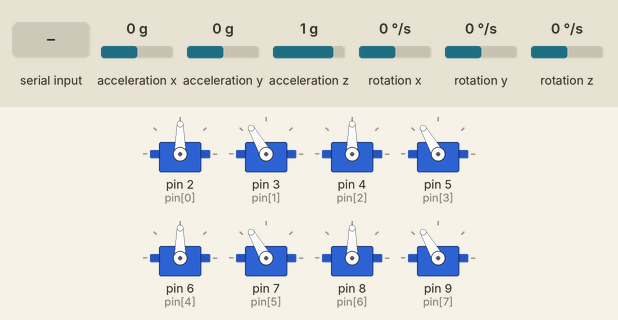
Recording of a sketch running on a simulated Arduino Uno, built with avr-gcc and run on an emulated ATmega328P. Shown: 8 × servo. The test bench sets the inputs (shaded band); at power-on: acceleration x 0 g, acceleration y 0 g, acceleration z 1 g, rotation x 0 °/s, rotation y 0 °/s, rotation z 0 °/s.

Above: at 1.2 s.
1.3 s: "F" received over Serial
At 3.1 s:
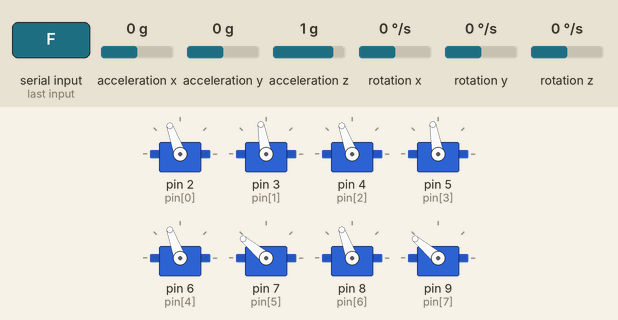
3.4 s: "M" received over Serial
At 4.3 s:
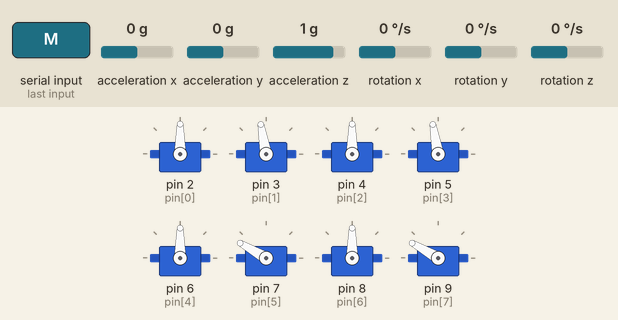
4.9 s: "D" received over Serial
At 5.4 s:
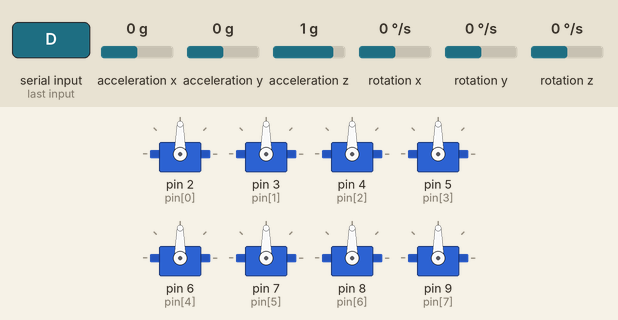
6.4 s: "S" received over Serial
At 7.6 s:
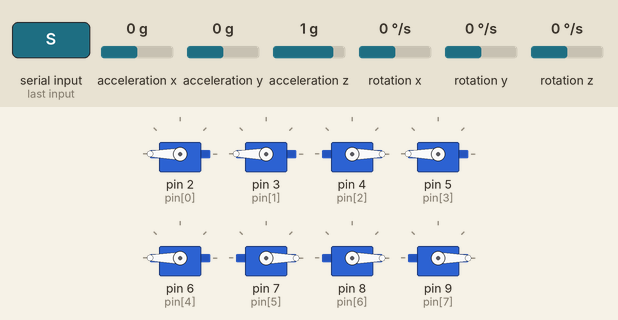
7.9 s: "B" received over Serial
At 9.5 s:
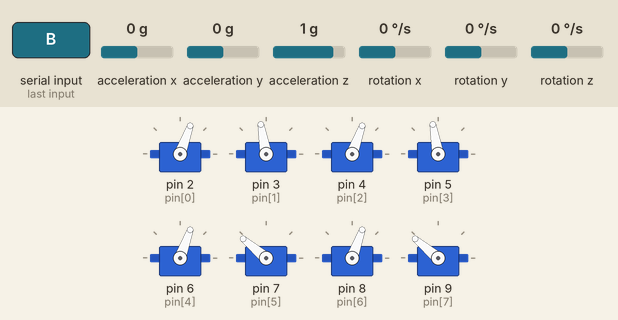
10.0 s: "L" received over Serial
At 10.22 s:
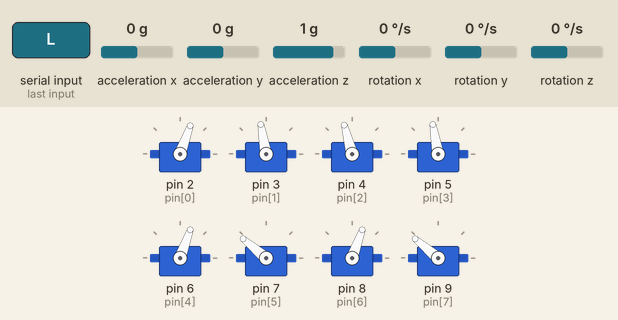
Timing chart, 0 to 13.0 s (numbered marks = the images above; inputs shaded):
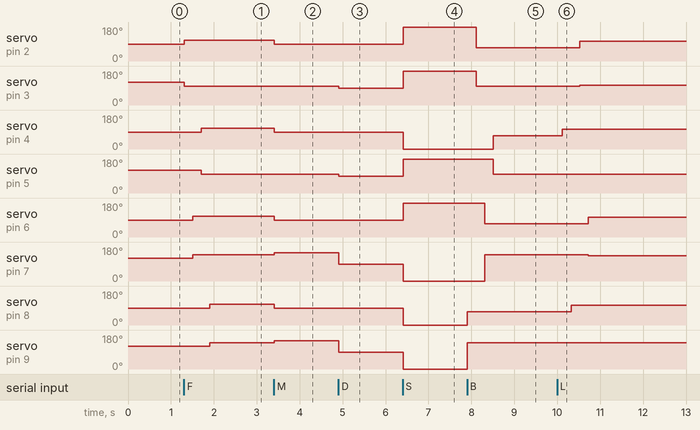

Measured:
- after the input at 1.3 s, servo on pin 2 (pin[0]): 90° → 110° at once; servo on pin 3 (pin[1]): 120° → 100° at once; servo on pin 4 (pin[2]): 90° → 110° after 0.41 s; servo on pin 5 (pin[3]): 120° → 100° after 0.41 s; servo on pin 6 (pin[4]): 90° → 110° after 0.21 s
- after the input at 3.4 s, servo on pin 2 (pin[0]), servo on pin 4 (pin[2]), servo on pin 6 (pin[4]), servo on pin 8 (pin[6]): 110° → 90° at once; servo on pin 7 (pin[5]), servo on pin 9 (pin[7]): 140° → 150° at once
- after the input at 4.9 s, servo on pin 3 (pin[1]), servo on pin 5 (pin[3]): 100° → 90° at once; servo on pin 7 (pin[5]), servo on pin 9 (pin[7]): 150° → 90° at once
- after the input at 6.4 s, servo on pin 2 (pin[0]), servo on pin 3 (pin[1]), servo on pin 5 (pin[3]), servo on pin 6 (pin[4]): 90° → 180° at once; servo on pin 4 (pin[2]), servo on pin 7 (pin[5]), servo on pin 8 (pin[6]), servo on pin 9 (pin[7]): 90° → 0° at once
- after the input at 7.9 s, servo on pin 2 (pin[0]): 180° → 70° after 0.21 s; servo on pin 3 (pin[1]): 180° → 100° after 0.21 s; servo on pin 4 (pin[2]): 0° → 70° after 0.61 s; servo on pin 5 (pin[3]): 180° → 100° after 0.61 s; servo on pin 6 (pin[4]): 180° → 70° after 0.41 s
- after the input at 10.0 s, servo on pin 2 (pin[0]): 70° → 105° after 0.52 s; servo on pin 3 (pin[1]): 100° → 105° after 0.52 s; servo on pin 4 (pin[2]): 70° → 105° after 0.12 s; servo on pin 6 (pin[4]): 70° → 105° after 0.72 s; servo on pin 7 (pin[5]): 140° → 135° after 0.72 s

The sketch:

initTest.ino
```cpp
#include <Servo.h>
#include <Wire.h>
#include <MPU6050.h>

MPU6050 mpu;

// Servo objects
Servo s[8];

// Servo pins order: FL_HIP, FL_KNEE, FR_HIP, FR_KNEE, BL_HIP, BL_KNEE, BR_HIP, BR_KNEE
const int pin[8] = {2,3,4,5,6,7,8,9};

// Sign maps:
int hipSign[4]  = {+1, -1, +1, -1};
int kneeSign[4] = {+1, +1, -1, -1};

// Servo trim offsets:
int trim[8] = {0,0,0,0,0,0,0,0};

// State machine
enum State {STOP, STAND, SIT, LAY, SLEEP, WALK_F, WALK_B, WALK_L, WALK_R};
State currentState = STOP;

// IMU readings
float pitch = 0, roll = 0;

// Balance gain
float kPitch = 0.8;
float kRoll  = 0.7;

// Pose variables
int standHip = 90;
int standKnee = 120; // medium stand (B)

// Gait step tracking
int gaitPhase = 0;
unsigned long gaitTimer = 0;
int gaitDelay = 200;

// Function prototypes
void poseStand();
void poseSit();
void poseLay();
void poseSleep();
void stopRobot();
void gaitForward();
void gaitBackward();
void gaitLeft();
void gaitRight();
void applyServos();
void balance();
void readIMU();
void parseBT(char c);

void setup() {
  Serial.begin(9600);
  Wire.begin();
  mpu.initialize();

  for(int i=0;i<8;i++){
    s[i].attach(pin[i]);
    s[i].write(90);
  }

  poseStand();
  currentState = STAND;
}

void loop() {
  if(Serial.available()) parseBT(Serial.read());

  readIMU();

  switch(currentState) {
    case STAND:  balance(); applyServos(); break;
    case SIT:    poseSit(); break;
    case LAY:    poseLay(); break;
    case SLEEP:  poseSleep(); break;
    case STOP:   stopRobot(); break;
    case WALK_F: gaitForward(); break;
    case WALK_B: gaitBackward(); break;
    case WALK_L: gaitLeft(); break;
    case WALK_R: gaitRight(); break;
  }
}

void poseStand() {
  int hip[4]  = {standHip, standHip, standHip, standHip};
  int knee[4] = {standKnee, standKnee, standKnee, standKnee};

  for(int i=0;i<4;i++) {
    s[i*2+0].write(hip[i] * hipSign[i] + 90 + trim[i*2+0]);
    s[i*2+1].write(knee[i] * kneeSign[i] + 90 + trim[i*2+1]);
  }
}

void poseSit() {
  int hip[4]  = {90, 90, 90, 90};
  int knee[4] = {100, 100, 150, 150}; // S2 style
  for(int i=0;i<4;i++) {
    s[i*2+0].write(hip[i] + trim[i*2+0]);
    s[i*2+1].write(knee[i] + trim[i*2+1]);
  }
}

void poseLay() {
  for(int i=0;i<8;i++) {
    s[i].write(90 + trim[i]);
  }
}

void poseSleep() {
  for(int i=0;i<8;i++) {
    s[i].detach(); // torque off (sleep)
  }
}

void stopRobot() {
  poseStand();
}

void parseBT(char c) {
  switch(c) {
    case 'A': currentState = STAND; break;
    case 'M': currentState = SIT; break;
    case 'D': currentState = LAY; break;
    case 'C': currentState = SLEEP; break;
    case 'S': currentState = STOP; break;
    case 'F': currentState = WALK_F; break;
    case 'B': currentState = WALK_B; break;
    case 'L': currentState = WALK_L; break;
    case 'R': currentState = WALK_R; break;
  }
}

void readIMU() {
  int16_t ax, ay, az, gx, gy, gz;
  mpu.getMotion6(&ax,&ay,&az,&gx,&gy,&gz);

  float p = atan2(ax, sqrt(ay*ay + az*az)) * 57.3;
  float r = atan2(ay, sqrt(ax*ax + az*az)) * 57.3;

  pitch = -p; // arrow backward
  roll  = r;
}

void balance() {
  int pitchAdj = pitch * kPitch;
  int rollAdj  = roll * kRoll;

  for(int i=0;i<4;i++) {
    int hipAng  = standHip + rollAdj * hipSign[i];
    int kneeAng = standKnee + pitchAdj * kneeSign[i];

    s[i*2+0].write(hipAng + trim[i*2+0]);
    s[i*2+1].write(kneeAng + trim[i*2+1]);
  }
}

void applyServos() {
  balance();
}
void gaitForward() {
  unsigned long now = millis();
  if(now - gaitTimer < gaitDelay) return;
  gaitTimer = now;

  int hipMove = 20;
  int kneeLift = 20;

  switch(gaitPhase) {
    case 0: // FL
      s[0].write(standHip + hipMove * hipSign[0] + trim[0]);
      s[1].write(standKnee - kneeLift * kneeSign[0] + trim[1]);
      break;

    case 1: // BL
      s[4].write(standHip + hipMove * hipSign[2] + trim[4]);
      s[5].write(standKnee - kneeLift * kneeSign[2] + trim[5]);
      break;

    case 2: // FR
      s[2].write(standHip - hipMove * hipSign[1] + trim[2]);
      s[3].write(standKnee - kneeLift * kneeSign[1] + trim[3]);
      break;

    case 3: // BR
      s[6].write(standHip - hipMove * hipSign[3] + trim[6]);
      s[7].write(standKnee - kneeLift * kneeSign[3] + trim[7]);
      break;
  }

  gaitPhase = (gaitPhase + 1) & 3;
}

void gaitBackward() {
  unsigned long now = millis();
  if(now - gaitTimer < gaitDelay) return;
  gaitTimer = now;

  int hipMove = 20;
  int kneeLift = 20;

  switch(gaitPhase) {
    case 0: // FL
      s[0].write(standHip - hipMove * hipSign[0] + trim[0]);
      s[1].write(standKnee - kneeLift * kneeSign[0] + trim[1]);
      break;

    case 1: // BL
      s[4].write(standHip - hipMove * hipSign[2] + trim[4]);
      s[5].write(standKnee - kneeLift * kneeSign[2] + trim[5]);
      break;

    case 2: // FR
      s[2].write(standHip + hipMove * hipSign[1] + trim[2]);
      s[3].write(standKnee - kneeLift * kneeSign[1] + trim[3]);
      break;

    case 3: // BR
      s[6].write(standHip + hipMove * hipSign[3] + trim[6]);
      s[7].write(standKnee - kneeLift * kneeSign[3] + trim[7]);
      break;
  }

  gaitPhase = (gaitPhase + 1) & 3;
}
void gaitLeft() {
  unsigned long now = millis();
  if(now - gaitTimer < gaitDelay) return;
  gaitTimer = now;

  int hipTurn = 15;
  int kneeLift = 15;

  switch(gaitPhase) {
    case 0: // FL
      s[0].write(standHip + hipTurn * hipSign[0] + trim[0]);
      s[1].write(standKnee - kneeLift * kneeSign[0] + trim[1]);
      break;

    case 1: // BL
      s[4].write(standHip + hipTurn * hipSign[2] + trim[4]);
      s[5].write(standKnee - kneeLift * kneeSign[2] + trim[5]);
      break;

    case 2: // FR
      s[2].write(standHip - hipTurn * hipSign[1] + trim[2]);
      break;

    case 3: // BR
      s[6].write(standHip - hipTurn * hipSign[3] + trim[6]);
      break;
  }

  gaitPhase = (gaitPhase + 1) & 3;
}
void gaitRight() {
  unsigned long now = millis();
  if(now - gaitTimer < gaitDelay) return;
  gaitTimer = now;

  int hipTurn = 15;
  int kneeLift = 15;

  switch(gaitPhase) {
    case 0: // FR
      s[2].write(standHip + hipTurn * hipSign[1] + trim[2]);
      s[3].write(standKnee - kneeLift * kneeSign[1] + trim[3]);
      break;

    case 1: // BR
      s[6].write(standHip + hipTurn * hipSign[3] + trim[6]);
      s[7].write(standKnee - kneeLift * kneeSign[3] + trim[7]);
      break;

    case 2: // FL
      s[0].write(standHip - hipTurn * hipSign[0] + trim[0]);
      break;

    case 3: // BL
      s[4].write(standHip - hipTurn * hipSign[2] + trim[4]);
      break;
  }

  gaitPhase = (gaitPhase + 1) & 3;
}
```
